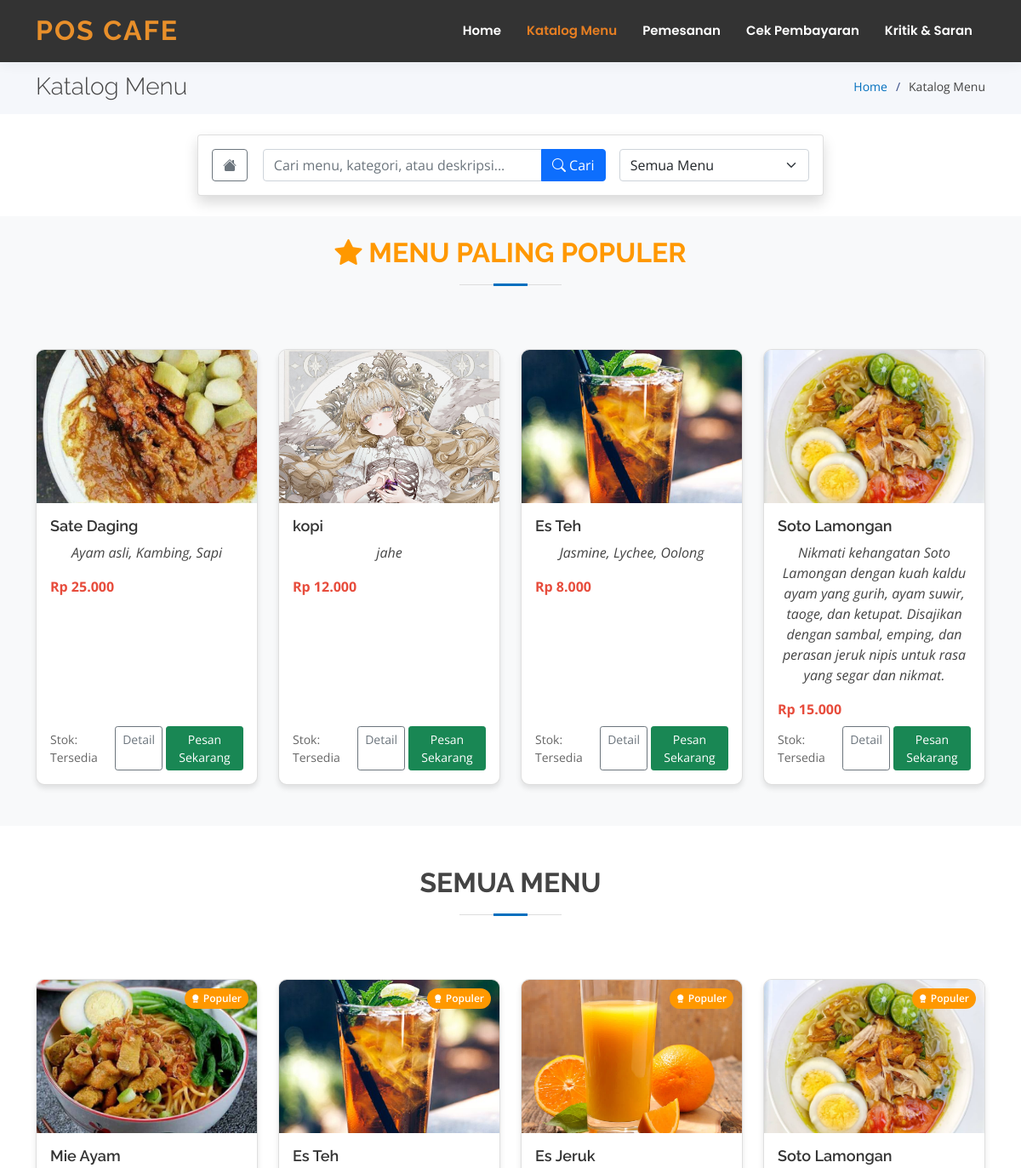
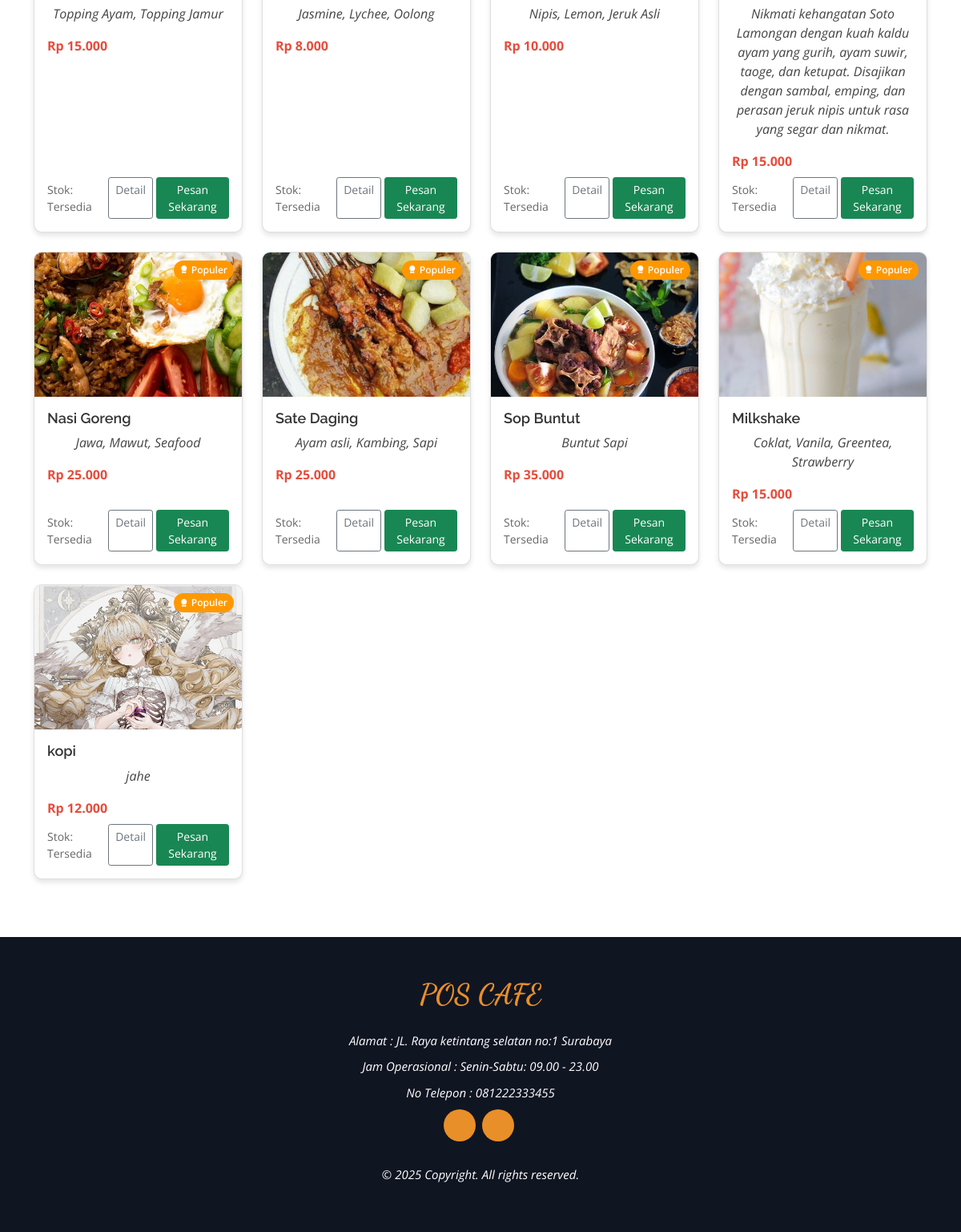
Page /index.php/katalog on the committed database (2 pictures, top to bottom).
### tables this page shows
CREATE TABLE `profil_usaha` (
  `id` int(12) NOT NULL,
  `nama_usaha` varchar(250) NOT NULL,
  `deskripsi` text NOT NULL,
  `alamat` varchar(250) NOT NULL,
  `nomor_telepon` varchar(17) NOT NULL,
  `jam_operasional` varchar(50) NOT NULL,
  `email` varchar(100) NOT NULL,
  `instagram` varchar(50) NOT NULL,
  `facebook` varchar(250) NOT NULL,
  `maps_link` text NOT NULL,
  `foto_usaha_1` text NOT NULL,
  `foto_usaha_2` text NOT NULL,
  `foto_usaha_3` text NOT NULL,
  `notifikasi_aktif` tinyint(1) NOT NULL DEFAULT 1,
  `pesan_notifikasi` text DEFAULT NULL,
  `last_updated` int(11) DEFAULT 0,
  `foto_usaha_4` text DEFAULT NULL,
  `foto_usaha_5` text DEFAULT NULL
);

CREATE TABLE `menu` (
  `id_menu` int(11) NOT NULL,
  `nama_menu` varchar(100) NOT NULL,
  `detail_menu` text NOT NULL,
  `kategori` varchar(50) NOT NULL,
  `stok` varchar(50) NOT NULL DEFAULT 'Tersedia',
  `harga` int(100) NOT NULL,
  `status_delete` tinyint(1) DEFAULT 0
);

CREATE TABLE `gambar_menu` (
  `id_gambar` int(11) NOT NULL,
  `id_menu` int(11) NOT NULL,
  `gambar` varchar(250) NOT NULL
);

### application/controllers/Katalog.php (called while the page is built, shortened)
<?php
class Katalog extends CI_Controller
{
    public function __construct()
    {
        $this->load->model('katalog_model');
    }
    public function getProfilUsaha()
    {
        $getProfil = $this->db->query("SELECT * FROM profil_usaha");
        $arr = [];
        foreach ($getProfil->result_array() as $profil) {
            $arr['nama_usaha'] = $profil['nama_usaha'];
            $arr['alamat'] = $profil['alamat'];
            $arr['jam_operasional'] = $profil['jam_operasional'];
            $arr['nomor_telepon'] = $profil['nomor_telepon'];
            $arr['maps_link'] = $profil['maps_link'];
            $arr['instagram'] = $profil['instagram'];
            $arr['facebook'] = $profil['facebook'];
            $arr['foto_usaha_1'] = $profil['foto_usaha_1'];
            $arr['foto_usaha_2'] = $profil['foto_usaha_2'];
            $arr['foto_usaha_3'] = $profil['foto_usaha_3'];
        }
        return $arr;
    }
    public function index()
    {
        $profil = $this->getProfilUsaha();
        $data['menu'] = $this->katalog_model->getAllMakanan();
        $data['popular_menu'] = $this->katalog_model->getPopularMenu(4);
        $data['nama_usaha'] = $profil['nama_usaha'];
        $data['alamat'] = $profil['alamat'];
        $data['jam_operasional'] = $profil['jam_operasional'];
        $data['nomor_telepon'] = $profil['nomor_telepon'];
        $data['instagram'] = $profil['instagram'];
        $data['facebook'] = $profil['facebook'];
        if (!empty($data['menu'])) {
            $popular_menu_ids = $this->katalog_model->getPopularMenuIds();
            foreach ($data['menu'] as $key => $menu) {
                $data['menu'][$key]['is_popular'] = in_array($menu['id_menu'], $popular_menu_ids);
            }
        }
        if (!empty($data['menu'])) {
            $filtered_menu = [];
            foreach ($data['menu'] as $menu) {
                if (!isset($menu['stok']) || $menu['stok'] !== 'Tidak Tersedia') {
                    $filtered_menu[] = $menu;
                }
            }
            $data['menu'] = $filtered_menu;
        }
        $this->load->view('home/layout/header', $data);
        $this->load->view('home/katalog/index');
        $this->load->view('home/layout/footer');
    }
}

### index.php (called while the page is built, shortened)
<?php
require_once BASEPATH.'core/CodeIgniter.php';

### application/models/Katalog_model.php (called while the page is built, shortened)
<?php
class Katalog_model extends CI_Model
{
    public function getAllMakanan()
    {
        $this->db->select('*');
        $this->db->from('menu');
        $this->db->where('status_delete = 0 OR status_delete IS NULL');
        return $this->db->get()->result_array();
    }
    public function getPopularMenu($limit = 4)
    {
        $this->db->select('menu.*, SUM(menu_dibooking.jumlah) as total_orders');
        $this->db->from('menu');
        $this->db->join('menu_dibooking', 'menu.nama_menu = menu_dibooking.nama_makanan', 'left');
        $this->db->where('menu.status_delete = 0 OR menu.status_delete IS NULL');
        $this->db->where("menu.stok != 'Tidak Tersedia'");
        $this->db->group_by('menu.id_menu');
        $this->db->order_by('total_orders', 'DESC');
        $this->db->limit($limit);
        return $this->db->get()->result_array();
    }
    public function getPopularMenuIds()
    {
        $this->db->select('menu.id_menu');
        $this->db->from('menu');
        $this->db->join('menu_dibooking', 'menu.nama_menu = menu_dibooking.nama_makanan', 'left');
        $this->db->where('menu.status_delete = 0 OR menu.status_delete IS NULL');
        $this->db->where("menu.stok != 'Tidak Tersedia'");
        $this->db->group_by('menu.id_menu');
        $this->db->order_by('SUM(menu_dibooking.jumlah)', 'DESC');
        $this->db->limit(10);
        $results = $this->db->get()->result_array();
        return array_column($results, 'id_menu');
    }
}

### application/views/home/katalog/index.php (the view, shortened to what this page needs)
<main id="main">
  <section id="breadcrumbs" class="breadcrumbs">
    <div class="container">
      <div class="d-flex justify-content-between align-items-center">
        <h2>Katalog Menu</h2>
        <ol>
          <li><a href="<?= base_url() ?>">Home</a></li>
          <li>Katalog Menu</li>
        </ol>
      </div>
    </div>
  </section>
  <section id="search-section" class="py-4">
    <div class="container">
      <div class="row">
        <div class="col-md-8 mx-auto">
          <div class="card shadow">
            <div class="card-body">
              <form action="<?= base_url('katalog/search') ?>" method="GET" class="row g-3">
                <div class="col-md-1">
                  <a href="<?= base_url() ?>" class="btn btn-outline-secondary" title="Kembali ke Beranda">
                    <i class="bi bi-house-fill"></i>
                  </a>
                </div>
                <div class="col-md-7">
                  <div class="input-group">
                    <input type="text" class="form-control" name="keyword" placeholder="Cari menu, kategori, atau deskripsi..." value="<?= isset($_GET['keyword']) ? $_GET['keyword'] : '' ?>">
                    <button class="btn btn-primary" type="submit"><i class="bi bi-search"></i> Cari</button>
                  </div>
                </div>
                <div class="col-md-4">
                  <select name="filter" class="form-select" onchange="this.form.submit()">
                    <option value="" <?= (!isset($_GET['filter']) || $_GET['filter'] == '') ? 'selected' : '' ?>>Semua Menu</option>
                  </select>
                </div>
              </form>
            </div>
          </div>
        </div>
      </div>
    </div>
  </section>
  <?php if (!isset($_GET['keyword']) && (!isset($_GET['filter']) || $_GET['filter'] == '')): ?>
    <section id="popular-menu" class="py-4 bg-light">
      <div class="container">
        <div class="section-title text-center mb-4">
          <h2 class="popular-title"><i class="bi bi-star-fill"></i> Menu Paling Populer</h2>
        </div>
        <div class="row">
          <?php if (isset($popular_menu) && !empty($popular_menu)): ?>
            <?php foreach ($popular_menu as $pm): ?>
              <div class="col-lg-3 col-md-4 col-sm-6 mb-4">
                <div class="card menu-card h-100">
                  <?php
                  $id_menu = $pm['id_menu'];
                  $getGambar = $this->db->query("SELECT * FROM gambar_menu WHERE id_menu = $id_menu LIMIT 1");
                  $gambar = "default.jpg";
                  if ($getGambar->num_rows() > 0) {
                    foreach ($getGambar->result_array() as $gambarm) {
                      if (!empty($gambarm['gambar'])) {
                        $gambar = $gambarm['gambar'];
                      }
                    }
                  }
                  ?>
                  <div class="menu-img-container">
                    <img
                      src="<?= base_url('assets/dataresto/menu/' . $gambar) ?>"
                      class="card-img-top menu-img"
                      alt="<?= $pm['nama_menu'] ?>"
                      onerror="this.src='<?= base_url('assets/dataresto/menu/default.jpg') ?>'; this.classList.add('error');"
                      loading="lazy">
                  </div>
                  <div class="card-body d-flex flex-column">
                    <h5 class="card-title menu-title"><?= $pm['nama_menu'] ?></h5>
                    <p class="fst-italic text-center"><?= $pm['detail_menu'] ?></p>
                    <div class="menu-price mb-2">Rp <?= number_format($pm['harga'], 0, ',', '.') ?></div>
                    <div class="d-flex justify-content-between mt-auto align-items-center">
                      <span class="stock-info">Stok: <?= isset($pm['stok']) && $pm['stok'] !== 'Tidak Tersedia' ? $pm['stok'] : 'Tidak Tersedia' ?></span>
                      <div class="d-flex">
                        <a href="<?= base_url('katalog/detail/' . $pm['id_menu']) ?>" class="btn btn-sm btn-outline-secondary me-1">Detail</a>
                        <a href="<?= base_url() ?>home/pemesanan" class="btn btn-sm btn-success">
                          <i class=""></i> Pesan Sekarang
                        </a>
                      </div>
                    </div>
                  </div>
                </div>
              </div>
            <?php endforeach; ?>
          <?php else: ?>
            <div class="col-12 text-center">
              <p>Belum ada menu populer</p>
            </div>
          <?php endif; ?>
        </div>
      </div>
    </section>
  <?php endif; ?>
  <section id="all-menu" class="py-5">
    <div class="container">
      <?php if (isset($result_count)): ?>
        <div class="row mb-3">
          <div class="col-md-12">
            <p>Ditemukan <?= $result_count ?> menu
              <?= isset($_GET['keyword']) && !empty($_GET['keyword']) ? 'dengan kata kunci "' . $_GET['keyword'] . '"' : '' ?>
              <?= isset($_GET['filter']) && !empty($_GET['filter']) ?
                ($_GET['filter'] == 'category_makanan' ? ' dalam kategori Makanan' : ($_GET['filter'] == 'category_minuman' ? ' dalam kategori Minuman' : ($_GET['filter'] == 'price_asc' ? ' urut harga terendah' : ($_GET['filter'] == 'price_desc' ? ' urut harga tertinggi' : '')))) : '' ?>
            </p>
          </div>
        </div>
      <?php else: ?>
        <div class="section-title text-center mb-4">
          <h2>Semua Menu</h2>
        </div>
      <?php endif; ?>
      <div class="row">
        <?php if (empty($menu)): ?>
          <div class="col-md-12 text-center py-5">
            <div class="no-data">
              <i class="bi bi-search"></i>
              <h4>Menu tidak ditemukan</h4>
              <p>Coba kata kunci lain atau reset pencarian</p>
              <a href="<?= base_url('katalog') ?>" class="btn btn-outline-primary">Lihat Semua Menu</a>
            </div>
          </div>
        <?php else: ?>
          <?php foreach ($menu as $m): ?>
            <div class="col-lg-3 col-md-4 col-sm-6 mb-4">
              <div class="card menu-card h-100 <?= isset($m['is_popular']) && $m['is_popular'] ? 'popular' : '' ?>">
                <?php if (isset($m['is_popular']) && $m['is_popular']): ?>
                  <div class="popular-badge">
                    <i class="bi bi-award-fill"></i> Populer
                  </div>
                <?php endif; ?>
                <?php
                $id_menu = $m['id_menu'];
                $getGambar = $this->db->query("SELECT * FROM gambar_menu WHERE id_menu = $id_menu LIMIT 1");
                $gambar = "default.jpg";
                if ($getGambar->num_rows() > 0) {
                  foreach ($getGambar->result_array() as $gambarm) {
                    if (!empty($gambarm['gambar'])) {
                      $gambar = $gambarm['gambar'];
                    }
                  }
                }
                ?>
                <div class="menu-img-container">
                  <img
                    src="<?= base_url('assets/dataresto/menu/' . $gambar) ?>"
                    class="card-img-top menu-img"
                    alt="<?= $m['nama_menu'] ?>"
                    onerror="this.src='<?= base_url('assets/dataresto/menu/default.jpg') ?>'; this.classList.add('error');"
                    loading="lazy">
                </div>
                <div class="card-body d-flex flex-column">
                  <h5 class="card-title menu-title"><?= $m['nama_menu'] ?></h5>
                  <p class="fst-italic text-center"><?= $m['detail_menu'] ?></p>
                  <div class="menu-price mb-2">Rp <?= number_format($m['harga'], 0, ',', '.') ?></div>
                  <div class="d-flex justify-content-between mt-auto align-items-center">
                    <span class="stock-info">Stok: <?= isset($m['stok']) && $m['stok'] !== 'Tidak Tersedia' ? $m['stok'] : 'Tidak Tersedia' ?></span>
                    <div class="d-flex">
                      <a href="<?= base_url('katalog/detail/' . $m['id_menu']) ?>" class="btn btn-sm btn-outline-secondary me-1">Detail</a>
                      <a href="<?= base_url() ?>home/pemesanan" class="btn btn-sm btn-success">
                        <i class=""></i> Pesan Sekarang
                      </a>
                    </div>
                  </div>
                </div>
              </div>
            </div>
          <?php endforeach; ?>
        <?php endif; ?>
      </div>
    </div>
  </section>
</main>

### application/views/home/layout/header.php (shortened to what this page needs)
<!DOCTYPE html>
<html lang="en">
<head>
  <link rel="stylesheet" href="<?= base_url() ?>assets/admin/vendor/@fortawesome/fontawesome-free/css/all.min.css" type="text/css">
  <link href="<?= base_url() ?>assets/home/vendor/bootstrap/css/bootstrap.min.css" rel="stylesheet">
  <link href="<?= base_url() ?>assets/home/vendor/bootstrap-icons/bootstrap-icons.css" rel="stylesheet">
  <link href="<?= base_url() ?>assets/home/vendor/boxicons/css/boxicons.min.css" rel="stylesheet">
  <link href="<?= base_url() ?>assets/home/vendor/glightbox/css/glightbox.min.css" rel="stylesheet">
  <link href="<?= base_url() ?>assets/home/vendor/remixicon/remixicon.css" rel="stylesheet">
  <link href="<?= base_url() ?>assets/home/vendor/swiper/swiper-bundle.min.css" rel="stylesheet">
  <link rel="stylesheet" href="https://cdn.jsdelivr.net/npm/sweetalert2@11.0.18/dist/sweetalert2.min.css">
  <link href="<?= base_url() ?>assets/home/css/style.css" rel="stylesheet">
  <link href="<?= base_url() ?>assets/home/css/custom.css" rel="stylesheet">
  <link rel="stylesheet" href="<?= base_url() ?>assets/home/select2/css/select2.min.css">
  <link rel="stylesheet" href="<?= base_url() ?>assets/home/select2-bootstrap4-theme/select2-bootstrap4.min.css">
</head>
<body>
  <header id="header" class="fixed-top">
    <div class="container d-flex align-items-center justify-content-between">
      <h1 class="logo"><a href="<?= base_url() ?>"><?= $nama_usaha ?></a></h1>
      <nav id="navbar" class="navbar">
        <ul>
          <li><a class="<?= ($this->uri->segment(1) == '' || $this->uri->segment(1) == 'home') ? 'active' : '' ?>" href="<?= base_url() ?>">Home</a></li>
          <li><a class="<?= ($this->uri->segment(1) == 'katalog') ? 'active' : '' ?>" href="<?= base_url() ?>katalog">Katalog Menu</a></li>
          <li><a class="<?= ($this->uri->segment(2) == 'pemesanan') ? 'active' : '' ?>" href="<?= base_url() ?>home/pemesanan">Pemesanan</a></li>
          <li><a class="<?= ($this->uri->segment(1) == 'pembayaran') ? 'active' : '' ?>" href="<?= base_url() ?>pembayaran/cari">Cek Pembayaran</a></li>
          <li><a class="<?= ($this->uri->segment(1) == 'saran') ? 'active' : '' ?>" href="<?= base_url() ?>saran/add">Kritik & Saran</a></li>
        </ul>
      </nav>
    </div>
  </header>
</body>

### application/views/home/layout/footer.php (shortened to what this page needs)
<footer id="footer">
  <div class="container">
    <h3><?= $nama_usaha ?></h3>
    <p>Alamat : <?= $alamat ?></p>
    <p>Jam Operasional : <?= $jam_operasional ?></p>
    <p>No Telepon : <?= $nomor_telepon ?></p>
    <div class="social-links">
      <a href="https://instagram.com/<?= $instagram ?>" class="instagram" target="_blank"><i class="bx bxl-instagram"></i></a>
      <a href="https://facebook.com/<?= $facebook ?>" class="facebook" target="_blank"><i class="bx bxl-facebook"></i></a>
    </div>
    <p>&copy; <span id="currentYear"></span> Copyright. All rights reserved.</p>
  </div>
</footer>
</body>
</html>

### rows in the picture
profil_usaha: nama_usaha "POS CAFE", alamat "JL. Raya ketintang selatan no:1 Surabaya", jam_operasional "Senin-Sabtu: 09.00 - 23.00", nomor_telepon "081222333455"
menu: gambar_menu.gambar (picture), nama_menu "Sate Daging", detail_menu "Ayam asli, Kambing, Sapi", harga "25.000", stok "Tersedia"
menu: gambar_menu.gambar (picture), nama_menu "kopi", detail_menu "jahe", harga "12.000", stok "Tersedia"
menu: gambar_menu.gambar (picture), nama_menu "Es Teh", detail_menu "Jasmine, Lychee, Oolong", harga "8.000", stok "Tersedia"
menu: gambar_menu.gambar (picture), nama_menu "Soto Lamongan", detail_menu "Nikmati kehangatan Soto Lamongan dengan kuah kaldu ayam yang gurih, ayam suwir, taoge, dan ketupat. Disajikan dengan sambal, emping, dan perasan jeruk nipis untuk rasa yang segar dan nikmat.", harga "15.000", stok "Tersedia"
menu: gambar_menu.gambar (picture), nama_menu "Mie Ayam", detail_menu "Topping Ayam, Topping Jamur", harga "15.000", stok "Tersedia"
gambar_menu: gambar (picture)
menu: gambar_menu.gambar (picture), nama_menu "Es Jeruk", detail_menu "Nipis, Lemon, Jeruk Asli", harga "10.000", stok "Tersedia"
gambar_menu: gambar (picture)
menu: gambar_menu.gambar (picture), nama_menu "Nasi Goreng", detail_menu "Jawa, Mawut, Seafood", harga "25.000", stok "Tersedia"
gambar_menu: gambar (picture)
menu: gambar_menu.gambar (picture), nama_menu "Sop Buntut", detail_menu "Buntut Sapi", harga "35.000", stok "Tersedia"
menu: gambar_menu.gambar (picture), nama_menu "Milkshake", detail_menu "Coklat, Vanila, Greentea, Strawberry", harga "15.000", stok "Tersedia"
gambar_menu: gambar (picture)

### other values in the picture
$m['nama_menu'] "Es Teh"
$m['detail_menu'] "Jasmine, Lychee, Oolong"
$m['harga'] "8.000"
$m['stok'] "Tersedia"
$m['nama_menu'] "Soto Lamongan"
$m['detail_menu'] "Nikmati kehangatan Soto Lamongan dengan kuah kaldu ayam yang gurih, ayam suwir, taoge, dan ketupat. Disajikan dengan sambal, emping, dan perasan jeruk nipis untuk rasa yang segar dan nikmat."
$m['harga'] "15.000"
$m['nama_menu'] "Sate Daging"
$m['detail_menu'] "Ayam asli, Kambing, Sapi"
$m['harga'] "25.000"
$m['nama_menu'] "kopi"
$m['detail_menu'] "jahe"
$m['harga'] "12.000"
